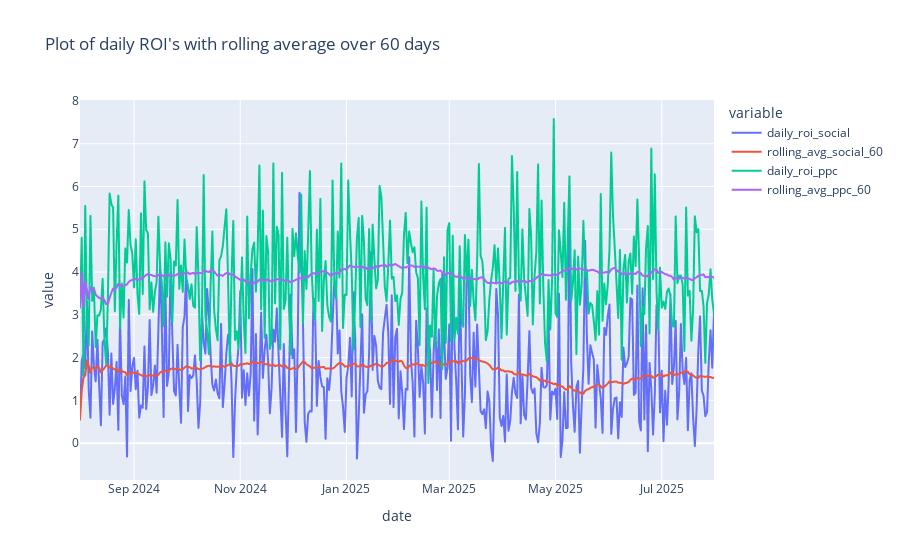

The notebook cell saved with this chart:
### Code cell
# 60 days
fig = px.line(roi_plot, x=roi_plot.index, y=['daily_roi_social', 'rolling_avg_social_60', 'daily_roi_ppc', 'rolling_avg_ppc_60'], title="Plot of daily ROI's with rolling average over 60 days")
fig.show()

### Figure 1 — Plotly figure (JSON) as saved in the notebook; plotly's stock layout.template omitted (floating-point values rounded to 4 significant figures; data arrays with more than 128 entries replaced by an {"elided": "..."} marker saying what was removed)
{"data": [{"hovertemplate": "variable=daily_roi_social<br>date=%{x}<br>value=%{y}<extra></extra>", "legendgroup": "daily_roi_social", "line": {"color": "#636efa", "dash": "solid"}, "marker": {"symbol": "circle"}, "mode": "lines", "name": "daily_roi_social", "showlegend": true, "type": "scattergl", "x": {"elided": "365 str values"}, "xaxis": "x", "y": {"elided": "365 float values"}, "yaxis": "y"}, {"hovertemplate": "variable=rolling_avg_social_60<br>date=%{x}<br>value=%{y}<extra></extra>", "legendgroup": "rolling_avg_social_60", "line": {"color": "#EF553B", "dash": "solid"}, "marker": {"symbol": "circle"}, "mode": "lines", "name": "rolling_avg_social_60", "showlegend": true, "type": "scattergl", "x": {"elided": "365 str values"}, "xaxis": "x", "y": {"elided": "365 float values"}, "yaxis": "y"}, {"hovertemplate": "variable=daily_roi_ppc<br>date=%{x}<br>value=%{y}<extra></extra>", "legendgroup": "daily_roi_ppc", "line": {"color": "#00cc96", "dash": "solid"}, "marker": {"symbol": "circle"}, "mode": "lines", "name": "daily_roi_ppc", "showlegend": true, "type": "scattergl", "x": {"elided": "365 str values"}, "xaxis": "x", "y": {"elided": "365 float values"}, "yaxis": "y"}, {"hovertemplate": "variable=rolling_avg_ppc_60<br>date=%{x}<br>value=%{y}<extra></extra>", "legendgroup": "rolling_avg_ppc_60", "line": {"color": "#ab63fa", "dash": "solid"}, "marker": {"symbol": "circle"}, "mode": "lines", "name": "rolling_avg_ppc_60", "showlegend": true, "type": "scattergl", "x": {"elided": "365 str values"}, "xaxis": "x", "y": {"elided": "365 float values"}, "yaxis": "y"}], "layout": {"legend": {"title": {"text": "variable"}, "tracegroupgap": 0}, "title": {"text": "Plot of daily ROI's with rolling average over 60 days"}, "xaxis": {"anchor": "y", "domain": [0, 1], "title": {"text": "date"}}, "yaxis": {"anchor": "x", "domain": [0, 1], "title": {"text": "value"}}}}
